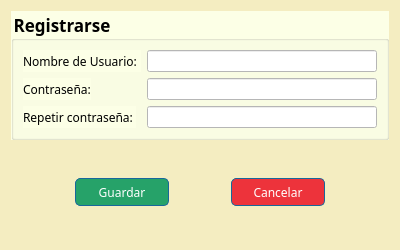
<?xml version="1.0" encoding="UTF-8"?>
<ui version="4.0">
 <class>Register</class>
 <widget class="QDialog" name="Register">
  <property name="geometry">
   <rect>
    <x>0</x>
    <y>0</y>
    <width>400</width>
    <height>250</height>
   </rect>
  </property>
  <property name="minimumSize">
   <size>
    <width>400</width>
    <height>250</height>
   </size>
  </property>
  <property name="maximumSize">
   <size>
    <width>400</width>
    <height>250</height>
   </size>
  </property>
  <property name="windowTitle">
   <string>Dialog</string>
  </property>
  <property name="styleSheet">
   <string notr="true">background-color: rgb(244, 237, 193);</string>
  </property>
  <layout class="QVBoxLayout" name="verticalLayout">
   <item>
    <widget class="QGroupBox" name="groupBox">
     <property name="minimumSize">
      <size>
       <width>0</width>
       <height>100</height>
      </size>
     </property>
     <property name="maximumSize">
      <size>
       <width>400</width>
       <height>150</height>
      </size>
     </property>
     <property name="font">
      <font>
       <family>Lucida Bright</family>
       <pointsize>13</pointsize>
       <bold>true</bold>
      </font>
     </property>
     <property name="styleSheet">
      <string notr="true">background-color: rgb(252, 255, 230);</string>
     </property>
     <property name="title">
      <string>Registrarse</string>
     </property>
     <layout class="QFormLayout" name="formLayout">
      <item row="0" column="0">
       <widget class="QLabel" name="label">
        <property name="font">
         <font>
          <family>Lucida Bright</family>
          <bold>false</bold>
         </font>
        </property>
        <property name="text">
         <string>Nombre de Usuario: </string>
        </property>
       </widget>
      </item>
      <item row="0" column="1">
       <widget class="QLineEdit" name="inNombre">
        <property name="styleSheet">
         <string notr="true">background-color: rgb(255, 255, 255);</string>
        </property>
       </widget>
      </item>
      <item row="1" column="0">
       <widget class="QLabel" name="label_2">
        <property name="font">
         <font>
          <family>Lucida Bright</family>
          <bold>false</bold>
         </font>
        </property>
        <property name="text">
         <string>Contraseña:</string>
        </property>
       </widget>
      </item>
      <item row="1" column="1">
       <widget class="QLineEdit" name="inContra">
        <property name="styleSheet">
         <string notr="true">background-color: rgb(255, 255, 255);</string>
        </property>
        <property name="echoMode">
         <enum>QLineEdit::Password</enum>
        </property>
       </widget>
      </item>
      <item row="2" column="0">
       <widget class="QLabel" name="label_3">
        <property name="font">
         <font>
          <family>Lucida Bright</family>
          <bold>false</bold>
         </font>
        </property>
        <property name="text">
         <string>Repetir contraseña: </string>
        </property>
       </widget>
      </item>
      <item row="2" column="1">
       <widget class="QLineEdit" name="inContraVeri">
        <property name="styleSheet">
         <string notr="true">background-color: rgb(255, 255, 255);</string>
        </property>
        <property name="echoMode">
         <enum>QLineEdit::Password</enum>
        </property>
       </widget>
      </item>
     </layout>
    </widget>
   </item>
   <item>
    <widget class="QWidget" name="widget" native="true">
     <layout class="QHBoxLayout" name="horizontalLayout">
      <item>
       <spacer name="horizontalSpacer_2">
        <property name="orientation">
         <enum>Qt::Horizontal</enum>
        </property>
        <property name="sizeHint" stdset="0">
         <size>
          <width>40</width>
          <height>20</height>
         </size>
        </property>
       </spacer>
      </item>
      <item>
       <widget class="QPushButton" name="Guardar">
        <property name="minimumSize">
         <size>
          <width>94</width>
          <height>28</height>
         </size>
        </property>
        <property name="font">
         <font>
          <family>Lucida Bright</family>
         </font>
        </property>
        <property name="styleSheet">
         <string notr="true">border: 1px solid rgb(24, 103, 155);
border-radius: 5px;
background-color: rgb(38, 162, 105);
color: white;
</string>
        </property>
        <property name="text">
         <string>Guardar</string>
        </property>
       </widget>
      </item>
      <item>
       <spacer name="horizontalSpacer">
        <property name="orientation">
         <enum>Qt::Horizontal</enum>
        </property>
        <property name="sizeHint" stdset="0">
         <size>
          <width>40</width>
          <height>20</height>
         </size>
        </property>
       </spacer>
      </item>
      <item>
       <widget class="QPushButton" name="Cancelar">
        <property name="minimumSize">
         <size>
          <width>94</width>
          <height>28</height>
         </size>
        </property>
        <property name="font">
         <font>
          <family>Lucida Bright</family>
          <italic>false</italic>
         </font>
        </property>
        <property name="styleSheet">
         <string notr="true">border: 1px solid rgb(24, 103, 155);
border-radius: 5px;
background-color: rgb(237, 51, 59);
color: white;</string>
        </property>
        <property name="text">
         <string>Cancelar</string>
        </property>
       </widget>
      </item>
      <item>
       <spacer name="horizontalSpacer_3">
        <property name="orientation">
         <enum>Qt::Horizontal</enum>
        </property>
        <property name="sizeHint" stdset="0">
         <size>
          <width>40</width>
          <height>20</height>
         </size>
        </property>
       </spacer>
      </item>
     </layout>
    </widget>
   </item>
  </layout>
 </widget>
 <resources/>
 <connections/>
</ui>
